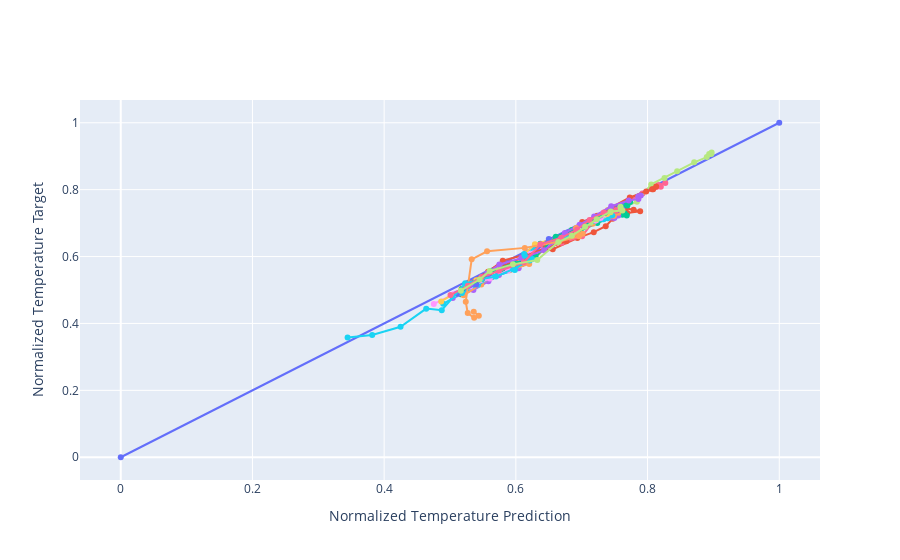

Notebook code cell kept with this figure:
### Code cell
fig = go.Figure()
fig.add_trace(go.Scatter(x=[0, 1], y=[0, 1], showlegend=False, mode="markers+lines"))
for i in range(0, len(datasets["X_train"]), batch_size * skip):
    df_pred = pd.DataFrame(model.predict(datasets["X_train"][i : i + batch_size], verbose=0)[:, :, 1])
    df_train = pd.DataFrame(datasets["y_train"][i : i + batch_size][:, :, 1])
    fig.add_trace(
        go.Scatter(
            x=df_pred[1].values,
            y=df_train[1].values,
            showlegend=False,
            mode="markers+lines",
        )
    )

fig.update_yaxes(title="Normalized Temperature Target")
fig.update_xaxes(title="Normalized Temperature Prediction")
fig.update_layout(height=500)
